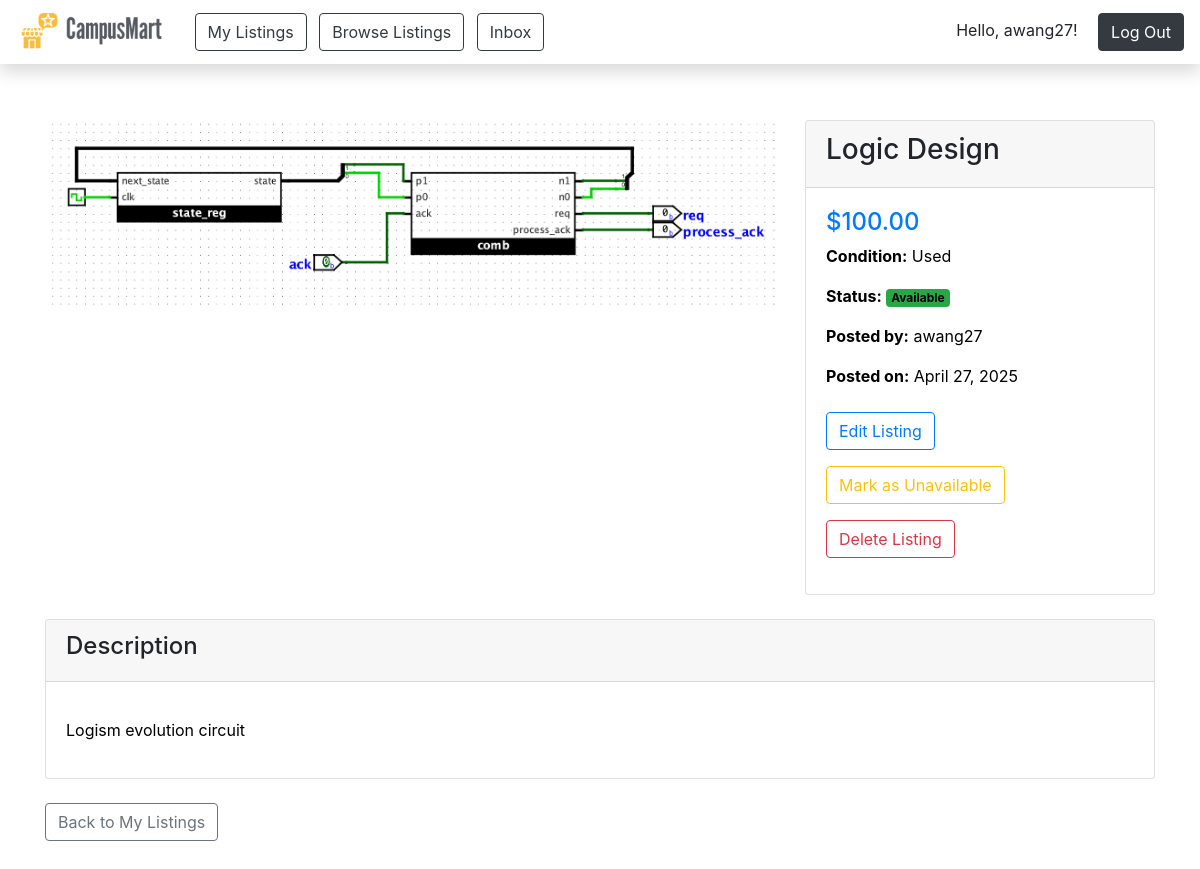
/listings/33/ (signed in), run on the app's committed database.
### campusmart/models.py (models this page shows, shortened)
class ListingImage(models.Model):
    listing = models.ForeignKey(Listing, on_delete=models.CASCADE, related_name='images')
    image = models.ImageField(upload_to='listing_images/')

class Listing(models.Model):
    CONDITION_CHOICES = [
        ('NEW', 'New'),
        ('LIKE_NEW', 'Like New'),
        ('USED', 'Used'),
        ('FAIR', 'Fair'),
    ]
    STATUS_CHOICES = [
        ('AVAILABLE', 'Available'),
        ('UNAVAILABLE', 'Unavailable'),
    ]
    title = models.CharField(max_length=200)
    description = models.TextField()
    price = models.DecimalField(max_digits=10, decimal_places=2)
    condition = models.CharField(max_length=10, choices=CONDITION_CHOICES)
    status = models.CharField(max_length=20, choices=STATUS_CHOICES, default='AVAILABLE')
    created_at = models.DateTimeField(auto_now_add=True)
    updated_at = models.DateTimeField(auto_now=True)
    user = models.ForeignKey(User, on_delete=models.CASCADE, related_name='listings')

### campusmart/views.py (the view)
# urls.py: path('listings/<int:pk>/', views.listing_detail, name='listing_detail'),
@login_required
def listing_detail(request, pk):
    listing = get_object_or_404(Listing, pk=pk)
    if listing.user == request.user:
        template_name = 'listing_detail.html'
    else:
        template_name = 'listing_detail_with_messaging.html'
    return render(request, template_name, {'listing': listing})

### templates/listing_detail.html (shortened to what this page needs)
{% extends 'base.html' %}
{% load static %}
{% block content %}
<div class="container my-5 pb-5">
    <div class="row mt-2">
        <div class="col-md-8">
            {% if listing.images.all %}
                <div id="listingCarousel" class="carousel slide" data-bs-ride="carousel">
                    <div class="carousel-inner">
                        {% for image in listing.images.all %}
                            <div class="carousel-item {% if forloop.first %}active{% endif %}">
                                <img src="{{ image.image.url }}" class="d-block w-100" alt="{{ listing.title }}">
                            </div>
                        {% endfor %}
                    </div>
                </div>
            {% else %}
                <div class="bg-light text-center p-5">
                    <p class="mb-0">No images available</p>
                </div>
            {% endif %}
        </div>
        <div class="col-md-4">
            <div class="card">
                <div class="card-header">
                    <h3>{{ listing.title }}</h3>
                </div>
                <div class="card-body">
                    <p class="h4 text-primary">${{ listing.price }}</p>
                    <p>
                        <strong>Condition:</strong> {{ listing.get_condition_display }}
                    </p>
                    <p>
                        <strong>Status:</strong>
                        <span class="badge {% if listing.status == 'AVAILABLE' %}bg-success{% else %}bg-secondary{% endif %}">
                            {{ listing.get_status_display }}
                        </span>
                    </p>
                    <p>
                        <strong>Posted by:</strong> {{ listing.user.username }}
                    </p>
                    <p>
                        <strong>Posted on:</strong> {{ listing.created_at|date:"F d, Y" }}
                    </p>
                    {% if listing.user == request.user %}
                        <div class="d-grid gap-2 mt-4">
                            <p><a href="{% url 'update_listing' pk=listing.pk %}" class="btn btn-outline-primary">Edit Listing</a></p>
                            <p><a href="{% url 'toggle_listing_status' pk=listing.pk %}" class="btn btn-outline-{% if listing.status == 'AVAILABLE' %}warning{% else %}success{% endif %}">
                                Mark as {% if listing.status == 'AVAILABLE' %}Unavailable{% else %}Available{% endif %}
                            </a></p>
                            <p><a href="{% url 'delete_listing' pk=listing.pk %}" class="btn btn-outline-danger">Delete Listing</a></p>
                        </div>
                    {% endif %}
                </div>
            </div>
        </div>
    </div>
    <div class="row mt-4">
        <div class="col-12">
            <div class="card">
                <div class="card-header">
                    <h4>Description</h4>
                </div>
                <div class="card-body">
                    <p>{{ listing.description|linebreaks }}</p>
                </div>
            </div>
        </div>
    </div>
    <div class="row mt-4">
        <div class="col-12">
            <a href="{% url 'listings_mine' %}" class="btn btn-outline-secondary">Back to My Listings</a>
        </div>
    </div>
</div>
{% endblock %}

### templates/base.html (shortened to what this page needs)
{% load static %}
<!DOCTYPE html>
<html lang="en">
    <head>
        <link rel="stylesheet" href="{% static 'styles.css' %}">
        <link rel="stylesheet" href="https://cdn.jsdelivr.net/npm/bootstrap@4.4.1/dist/css/bootstrap.min.css">
    </head>
    <body>
        <nav class="d-flex flex-row justify-content-between align-items-center sticky-top w-100 px-3 shadow"
       style="height: 4rem; background-color: white; z-index: 1;">
            <div>
                <a href="{% url 'home'%}" class="mr-4"><img src="{% static 'Logo-clear.png' %}" style="width: 150px; height: auto;"></a>
                <a href="{% url 'listings_mine' %}" class="btn btn-outline-dark mr-2">My Listings</a>
                <a href="{% url 'browse_listings' %}" class="btn btn-outline-dark mr-2">Browse Listings</a>
                <a href="{% url 'inbox' %}" class="btn btn-outline-dark mr-2">Inbox</a>
            </div>
            <div>
            {% if user.is_authenticated %}
                <span class="p-2 mr-2">Hello, {{ user.username }}!</span>
                <form action="{% url 'logout' %}" method="POST" class="d-inline">
                    <button type="submit" class="btn btn-dark">Log Out</button>
                </form>
            {% else %}
                <a href="{% url 'login' %}" class="btn btn-outline-dark mr-2">Log In</a>
                <a href="{% url 'sign_up' %}" class="btn btn-outline-dark">Sign Up</a>
            {% endif %}
            </div>
        </nav>
        <div class="content w-100 d-flex flex-column align-items-center" style="height: calc(100vh - 4rem);">
            {% block content %}{% endblock %}
        </div>
    </body>
</html>

### static/styles.css (style rules this page uses)
p { color: black; }

### data on the page
ListingImage: image (picture)
Listing: title "Logic Design", price "100.00", condition "Used", status "Available", user.username "awang27", created_at "April 27, 2025", description "Logism evolution circuit"

### other printed values
{{ user.username }} "awang27"
